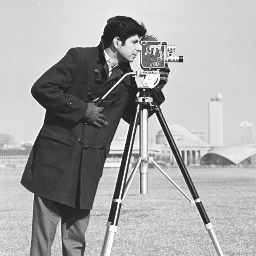
#> input picture Images/cameraman.bmp, 256 x 256 px
$ python tp1_exo5.py
#> lines starting #> are read from the running program, lines starting #| are printed output that depends on the picture
import cv2
import matplotlib.pyplot as plt
#Question 1:
im1=cv2.imread('Images/cameraman.bmp',0)
#> im1 is the input picture: shape (256, 256); min 22, max 255, mean 166.9
im2=cv2.imread('Images/pepper.bmp')
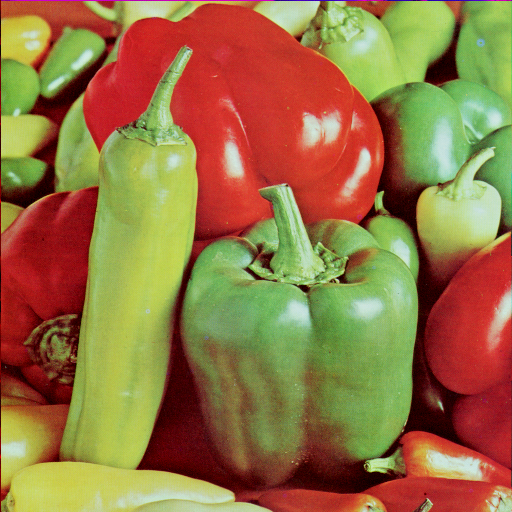
#> input picture Images/pepper.bmp, 512 x 512 px
#> im2 is the input picture: shape (512, 512, 3); mean B, G, R 66.5, 115.6, 149.8
#Question 2 :
hist1 = cv2.calcHist([im1], [0], None, [256], [0, 256])
#> hist1 = 256 values, max 2596 at index 214, min 0 at index 0, mean 256
hist2_B = cv2.calcHist([im2], [0], None, [256], [0, 256])
#> hist2_B = 256 values, max 14430 at index 0, min 0 at index 230, mean 1024
hist2_G = cv2.calcHist([im2], [1], None, [256], [0, 256])
#> hist2_G = 256 values, max 15694 at index 0, min 0 at index 238, mean 1024
hist2_R = cv2.calcHist([im2], [2], None, [256], [0, 256])
#> hist2_R = 256 values, max 3583 at index 198, min 0 at index 2, mean 1024
#Question 3:
#### Image a niveau de gris :
plt.plot(hist1)
plt.title("Histogramme de im1")
plt.xlabel("Niveau de gris")
plt.ylabel("Nombre de pixels")
plt.show()
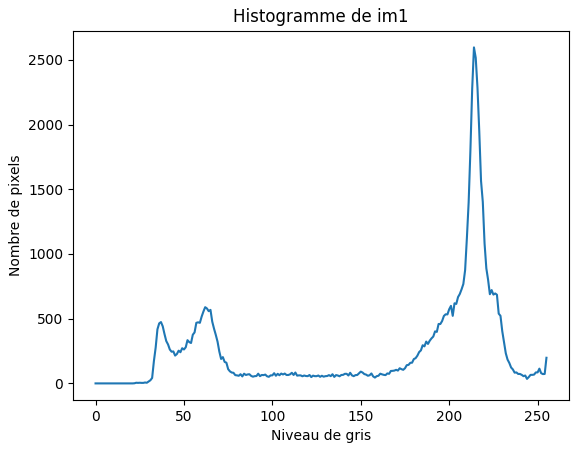
#> figure drawn by matplotlib, 1 panel; curve peaks at x = 214, y = 2596
#### Image en Couleurs :
hist2_B = cv2.calcHist([im2], [0], None, [256], [0, 256])
hist2_G = cv2.calcHist([im2], [1], None, [256], [0, 256])
hist2_R = cv2.calcHist([im2], [2], None, [256], [0, 256])
plt.figure()
plt.plot(hist2_B, label="Bleu")
plt.plot(hist2_G, label="Vert")
plt.plot(hist2_R, label="Rouge")
plt.title("Histogramme de im2")
plt.xlabel("Niveau de pixel")
plt.ylabel("Nombre de pixels")
plt.legend()
plt.show()
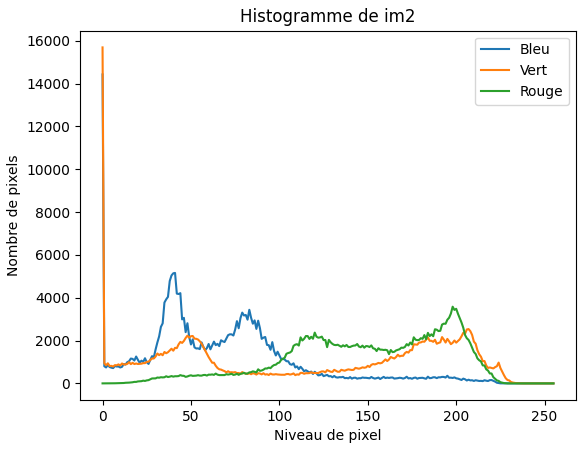
#> figure drawn by matplotlib, 1 panel; curve peaks at x = 0, y = 14430; curve peaks at x = 0, y = 15694; curve peaks at x = 198, y = 3583
#Question 5 :
##pour le premier hist :
hist_1 = [0] * 256
h,w=im1.shape[:2]
#> h = 256; w = 256
for i in range(h):
    for j in range(w):
        pixel=im1[i,j]
        hist_1[pixel]+=1
#> after the loop, hist_1 has the same summary as hist1

for i in range(len(hist_1)):
    print(hist_1[i])
#> this loop made 256 passes
#| 0
#| 0
#| 0
#| 0
#| 0
#| 0
#| 0
#| 0
#> (further printed lines are left out)

plt.plot(hist_1)
plt.title("Histogramme de im1 de Question 05")
plt.show()
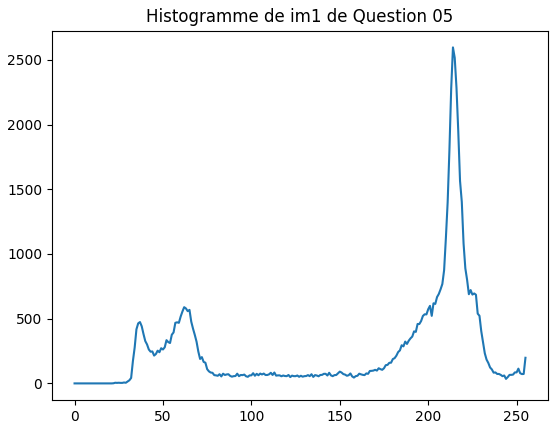
#> figure drawn by matplotlib, 1 panel; curve peaks at x = 214, y = 2596
##pour le deuxieme hist :
histp2_B = [0] * 256
histp2_G = [0] * 256
histp2_R = [0] * 256

for i in range(h):
    for j in range(w):

        pixel_B=im2[i,j,0]
        hist2_B[pixel_B]+=1

        pixel_v=im2[i,j,1]
        histp2_G[pixel_v]+=1

        pixel_R=im2[i,j,2]
        histp2_R[pixel_R]+=1
#> after the loop, hist2_B = 256 values, max 16911 at index 0, min 0 at index 230, mean 1280; histp2_G = 256 values, max 2745 at index 0, min 0 at index 238, mean 256; histp2_R = 256 values, max 1325 at index 198, min 0 at index 0, mean 256


plt.figure()

plt.plot(hist2_B, label="Bleu")
plt.plot(hist2_G, label="Vert")
plt.plot(hist2_R, label="Rouge")

plt.title("Histogramme de im2")
plt.xlabel("Valeur du pixel")
plt.ylabel("Nombre de pixels")

plt.legend()
plt.show()
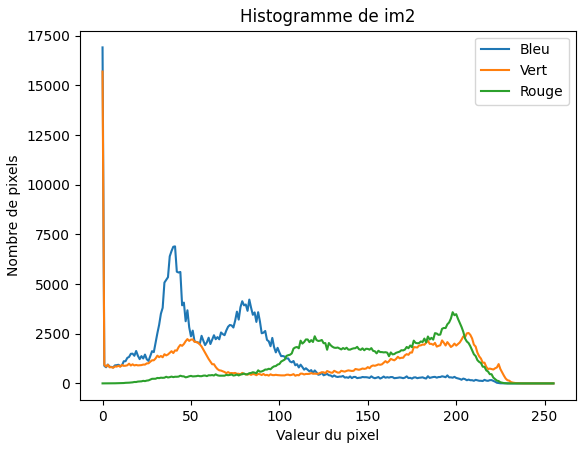
#> figure drawn by matplotlib, 1 panel; curve peaks at x = 0, y = 16911; curve peaks at x = 0, y = 15694; curve peaks at x = 198, y = 3583
